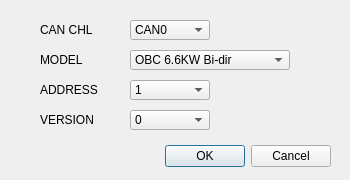
<?xml version="1.0" encoding="UTF-8"?>
<ui version="4.0">
 <class>Dialog</class>
 <widget class="QDialog" name="Dialog">
  <property name="windowModality">
   <enum>Qt::ApplicationModal</enum>
  </property>
  <property name="geometry">
   <rect>
    <x>0</x>
    <y>0</y>
    <width>350</width>
    <height>180</height>
   </rect>
  </property>
  <property name="minimumSize">
   <size>
    <width>350</width>
    <height>180</height>
   </size>
  </property>
  <property name="maximumSize">
   <size>
    <width>350</width>
    <height>180</height>
   </size>
  </property>
  <property name="windowTitle">
   <string>COM Config</string>
  </property>
  <widget class="QDialogButtonBox" name="buttonBox">
   <property name="geometry">
    <rect>
     <x>130</x>
     <y>140</y>
     <width>201</width>
     <height>32</height>
    </rect>
   </property>
   <property name="orientation">
    <enum>Qt::Horizontal</enum>
   </property>
   <property name="standardButtons">
    <set>QDialogButtonBox::Cancel|QDialogButtonBox::Ok</set>
   </property>
   <property name="centerButtons">
    <bool>false</bool>
   </property>
  </widget>
  <widget class="QLabel" name="label_Com_Port">
   <property name="geometry">
    <rect>
     <x>40</x>
     <y>20</y>
     <width>80</width>
     <height>20</height>
    </rect>
   </property>
   <property name="text">
    <string>CAN CHL</string>
   </property>
   <property name="textFormat">
    <enum>Qt::AutoText</enum>
   </property>
   <property name="indent">
    <number>-1</number>
   </property>
  </widget>
  <widget class="QComboBox" name="comboBox_Com_Port">
   <property name="geometry">
    <rect>
     <x>130</x>
     <y>20</y>
     <width>80</width>
     <height>20</height>
    </rect>
   </property>
   <item>
    <property name="text">
     <string>CAN0</string>
    </property>
   </item>
   <item>
    <property name="text">
     <string>CAN1</string>
    </property>
   </item>
  </widget>
  <widget class="QLabel" name="label_Model">
   <property name="geometry">
    <rect>
     <x>40</x>
     <y>50</y>
     <width>80</width>
     <height>20</height>
    </rect>
   </property>
   <property name="text">
    <string>MODEL</string>
   </property>
   <property name="textFormat">
    <enum>Qt::AutoText</enum>
   </property>
   <property name="indent">
    <number>-1</number>
   </property>
  </widget>
  <widget class="QComboBox" name="comboBox_2">
   <property name="geometry">
    <rect>
     <x>130</x>
     <y>50</y>
     <width>160</width>
     <height>20</height>
    </rect>
   </property>
   <item>
    <property name="text">
     <string>OBC 6.6KW Bi-dir</string>
    </property>
   </item>
  </widget>
  <widget class="QComboBox" name="comboBox_3">
   <property name="geometry">
    <rect>
     <x>130</x>
     <y>80</y>
     <width>80</width>
     <height>20</height>
    </rect>
   </property>
   <item>
    <property name="text">
     <string>1</string>
    </property>
   </item>
   <item>
    <property name="text">
     <string>2</string>
    </property>
   </item>
   <item>
    <property name="text">
     <string>3</string>
    </property>
   </item>
   <item>
    <property name="text">
     <string>4</string>
    </property>
   </item>
  </widget>
  <widget class="QLabel" name="label_Model_2">
   <property name="geometry">
    <rect>
     <x>40</x>
     <y>80</y>
     <width>80</width>
     <height>20</height>
    </rect>
   </property>
   <property name="text">
    <string>ADDRESS</string>
   </property>
   <property name="textFormat">
    <enum>Qt::AutoText</enum>
   </property>
   <property name="indent">
    <number>-1</number>
   </property>
  </widget>
  <widget class="QComboBox" name="comboBox_4">
   <property name="geometry">
    <rect>
     <x>130</x>
     <y>110</y>
     <width>80</width>
     <height>20</height>
    </rect>
   </property>
   <item>
    <property name="text">
     <string>0</string>
    </property>
   </item>
   <item>
    <property name="text">
     <string>1</string>
    </property>
   </item>
  </widget>
  <widget class="QLabel" name="label_Model_3">
   <property name="geometry">
    <rect>
     <x>40</x>
     <y>110</y>
     <width>80</width>
     <height>20</height>
    </rect>
   </property>
   <property name="text">
    <string>VERSION</string>
   </property>
   <property name="textFormat">
    <enum>Qt::AutoText</enum>
   </property>
   <property name="indent">
    <number>-1</number>
   </property>
  </widget>
 </widget>
 <resources/>
 <connections>
  <connection>
   <sender>buttonBox</sender>
   <signal>accepted()</signal>
   <receiver>Dialog</receiver>
   <slot>accept()</slot>
   <hints>
    <hint type="sourcelabel">
     <x>248</x>
     <y>254</y>
    </hint>
    <hint type="destinationlabel">
     <x>157</x>
     <y>274</y>
    </hint>
   </hints>
  </connection>
  <connection>
   <sender>buttonBox</sender>
   <signal>rejected()</signal>
   <receiver>Dialog</receiver>
   <slot>reject()</slot>
   <hints>
    <hint type="sourcelabel">
     <x>316</x>
     <y>260</y>
    </hint>
    <hint type="destinationlabel">
     <x>286</x>
     <y>274</y>
    </hint>
   </hints>
  </connection>
 </connections>
</ui>
